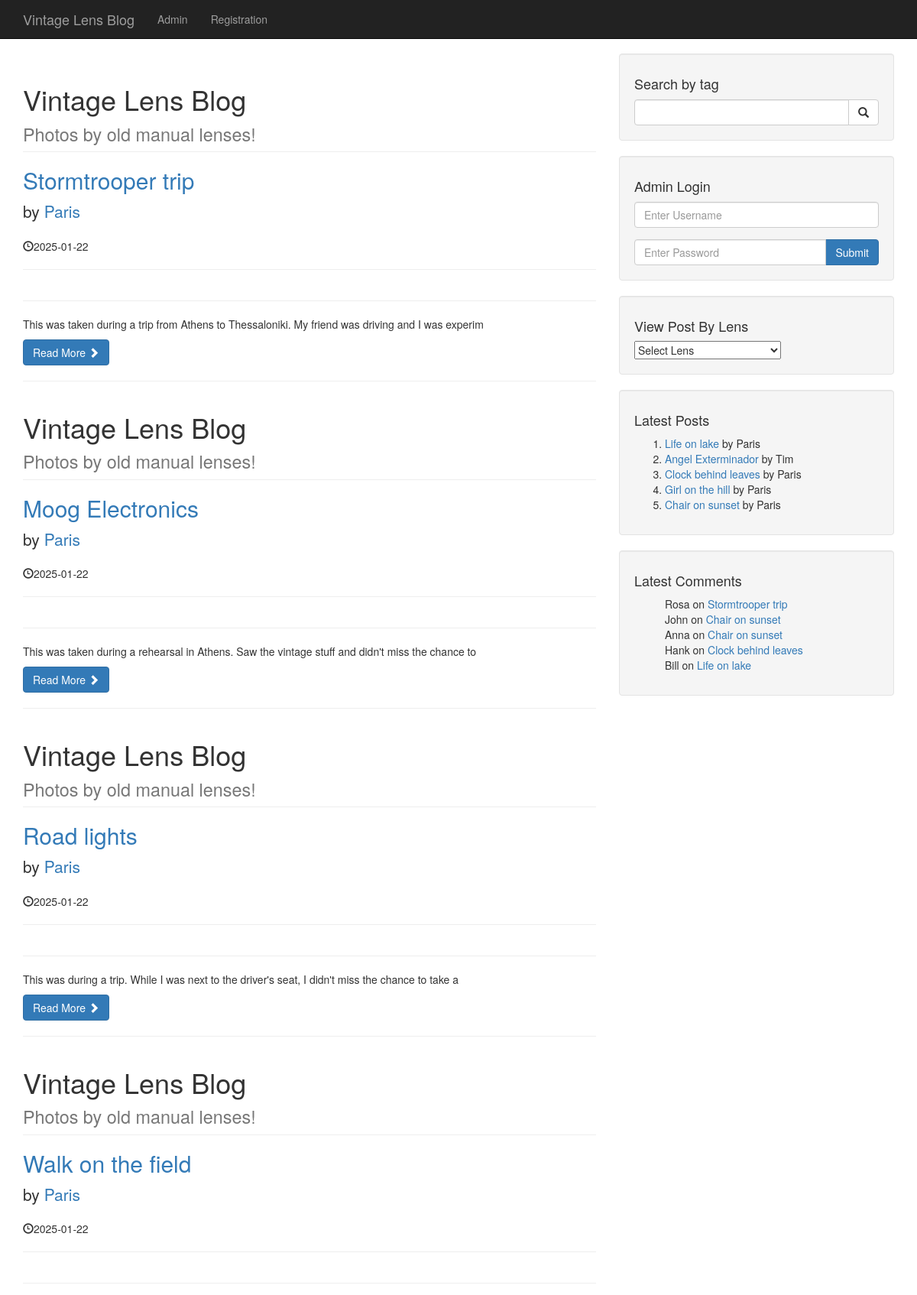
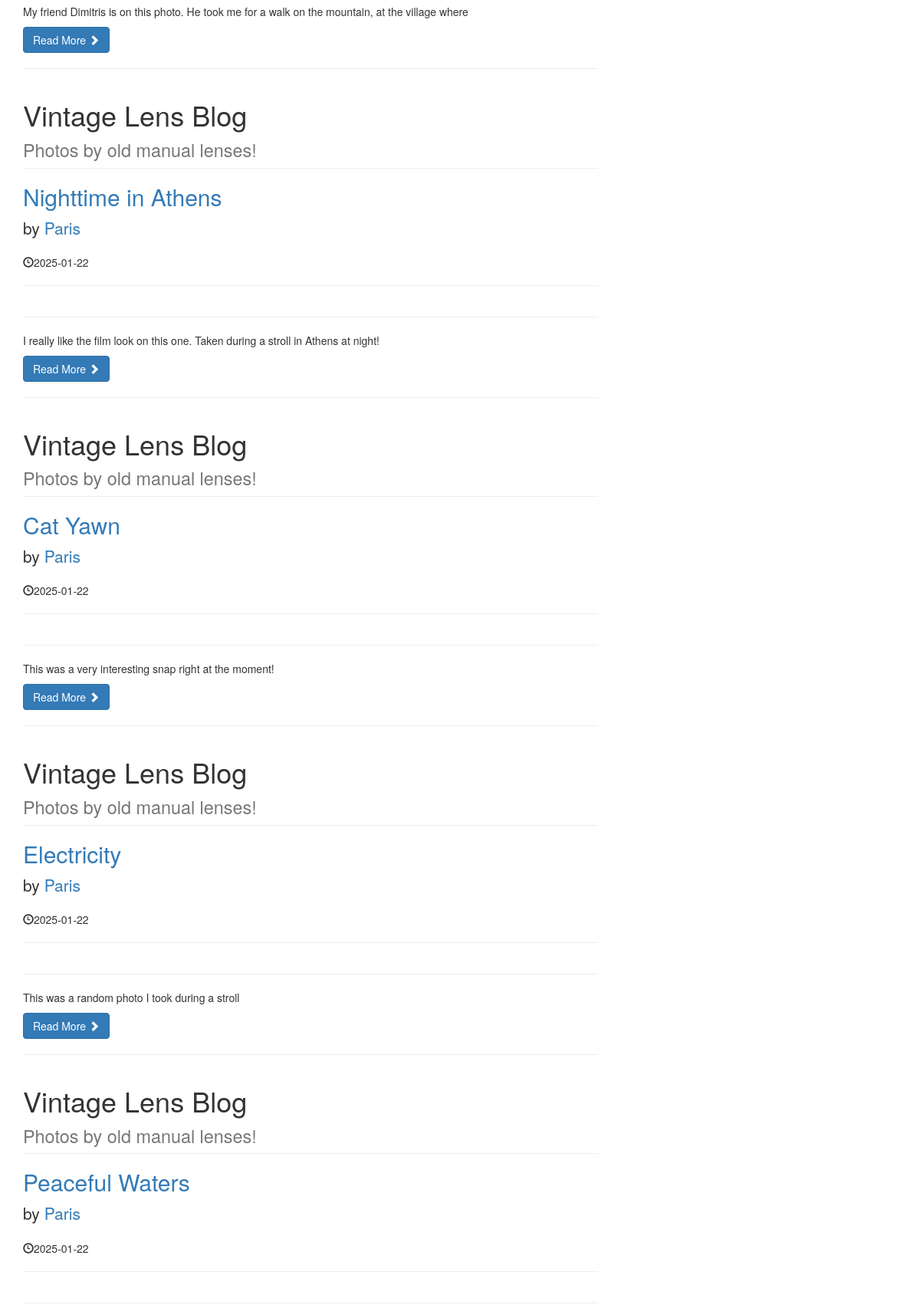
The page /lens.php?lens_id=17 (upper part) on the database its author committed (2 pictures, top to bottom).
### tables this page shows
CREATE TABLE `posts` (
  `post_id` int(3) NOT NULL,
  `post_lens_id` int(3) NOT NULL,
  `post_title` varchar(255) NOT NULL,
  `post_author` varchar(255) NOT NULL,
  `post_date` date NOT NULL,
  `post_image` text NOT NULL,
  `post_content` text NOT NULL,
  `post_tags` varchar(255) NOT NULL,
  `post_comment_count` int(11) NOT NULL,
  `post_status` varchar(255) NOT NULL DEFAULT 'draft',
  `post_views_count` int(11) NOT NULL
);

CREATE TABLE `comments` (
  `comment_id` int(3) NOT NULL,
  `comment_post_id` int(3) NOT NULL,
  `comment_author` varchar(255) NOT NULL,
  `comment_email` varchar(255) NOT NULL,
  `comment_content` text NOT NULL,
  `comment_status` varchar(255) NOT NULL,
  `comment_date` date NOT NULL
);

### lens.php (the view, shortened to what this page needs)
<?php include "includes/header.php"; ?>
<?php include "includes/navigation.php"; ?>
    <div class="container">
    <div class="row">
        <div class="col-md-8">
            <?php
            if (isset($_GET['lens_id'])) {
                $lens_id = $_GET['lens_id'];
            }
            $query = "SELECT * FROM posts WHERE post_lens_id = {$lens_id}";
            $select_all_posts_query = mysqli_query($connection, $query);
            while ($row = mysqli_fetch_assoc($select_all_posts_query)) {
                $post_id = $row['post_id'];
                $post_title = $row['post_title'];
                $post_author = $row['post_author'];
                $post_date = $row['post_date'];
                $post_content = substr($row['post_content'], 0, 100);
                ?>
                <h1 class="page-header">
                    Vintage Lens Blog<br>
                    <small>Photos by old manual lenses!</small>
                </h1>
                <h2>
                    <a href="post.php?p_id=<?php echo $post_id ?>"><?php echo $post_title ?></a>
                </h2>
                <p class="lead">
                    by <a href="index.php"><?php echo $post_author ?></a>
                </p>
                <p><span class="glyphicon glyphicon-time"></span><?php echo $post_date ?></p>
                <hr>
                <hr>
                <p><?php echo $post_content ?></p>
                <a class="btn btn-primary" href="#">Read More <span
                            class="glyphicon glyphicon-chevron-right"></span></a>
                <hr>
                <?php
            }
            ?>
        </div>
        <?php include "includes/sidebar.php"; ?>
    </div>
<?php include "includes/footer.php"; ?>

### includes/latest_posts_widget.php
<div class="well">
    <h4>Latest Posts</h4>
    <ol>
        <?php
        $query = "SELECT * FROM posts WHERE post_status = 'published' ORDER BY post_id DESC LIMIT 5";
        $select_latest_posts_query = mysqli_query($connection, $query);
        while ($row = mysqli_fetch_assoc($select_latest_posts_query)) {
            $post_id = $row['post_id'];
            $post_title = $row['post_title'];
            $post_author = $row['post_author'];
            echo "<li><a href='post.php?p_id=$post_id'>$post_title</a> by $post_author</li>";
        }
        ?>
    </ol>
</div>

### includes/latest_comments_widget.php
<div class="well">
    <h4>Latest Comments</h4>
    <ul style="list-style-type: none;">
        <?php
        $query = "SELECT post_id, comment_author, post_title
                    FROM posts JOIN comments WHERE comment_post_id = post_id AND comment_status = 'approved'
                    ORDER BY comment_id DESC
                    LIMIT 5;";
        $select_latest_comments_query = mysqli_query($connection, $query);
        while ($row = mysqli_fetch_assoc($select_latest_comments_query)) {
            $post_id = $row['post_id'];
            $comment_author = $row['comment_author'];
            $post_title = $row['post_title'];
            echo "<li>$comment_author on <a href='post.php?p_id=$post_id'>$post_title</a></li>";
        }
        ?>
    </ul>
</div>

### css/blog-home.css (style rules this page uses)
body { padding-top: 70px; }

### rows shown on the page
posts: post_title "Stormtrooper trip", post_author "Paris", post_date "2025-01-22", post_content "This was taken during a trip from Athens to Thessaloniki. My friend was driving and I was experim", comments.comment_author "Rosa"
posts: post_title "Moog Electronics", post_author "Paris", post_date "2025-01-22", post_content "This was taken during a rehearsal in Athens. Saw the vintage stuff and didn't miss the chance to"
posts: post_title "Road lights", post_author "Paris", post_date "2025-01-22", post_content "This was during a trip. While I was next to the driver's seat, I didn't miss the chance to take a"
posts: post_title "Walk on the field", post_author "Paris", post_date "2025-01-22", post_content "My friend Dimitris is on this photo. He took me for a walk on the mountain, at the village where"
posts: post_title "Nighttime in Athens", post_author "Paris", post_date "2025-01-22", post_content "I really like the film look on this one. Taken during a stroll in Athens at night!"
posts: post_title "Cat Yawn", post_author "Paris", post_date "2025-01-22", post_content "This was a very interesting snap right at the moment!"
posts: post_title "Electricity", post_author "Paris", post_date "2025-01-22", post_content "This was a random photo I took during a stroll"
posts: post_title "Peaceful Waters", post_author "Paris", post_date "2025-01-22"
posts: post_title "Life on lake", post_author "Paris", comments.comment_author "Bill"
posts: post_title "Angel Exterminador", post_author "Tim"
posts: post_title "Clock behind leaves", post_author "Paris", comments.comment_author "Hank"
posts: post_title "Girl on the hill", post_author "Paris"
posts: post_title "Chair on sunset", post_author "Paris", comments.comment_author "John", comments.comment_author "Anna"
